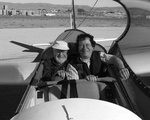
#> input picture 5_FeatureDetection_Matching/Original.jpg, 150 x 120 px, shrunk from 300 x 240 before the run
$ python TemplateMatching.py
#> lines starting #> are read from the running program, lines starting #| are printed output that depends on the picture; pictures that were not available may be replaced by others from this repository, and a replacement may not be noted
import cv2
#Dùng để tìm vị trí của hình ảnh này trong 1 hình ảnh khác
if __name__ == "__main__":
    img = cv2.imread("Original.jpg")
#> img is the input picture: shape (120, 150, 3); min 0, max 255, mean 118.1
    imray = cv2.cvtColor(img, cv2.COLOR_BGR2GRAY) #Ảnh gốc
    temp = cv2.imread("TemplateMatching.jpg", 0) #Ảnh cần tìm vị trí trong hình ảnh gốc ở trên
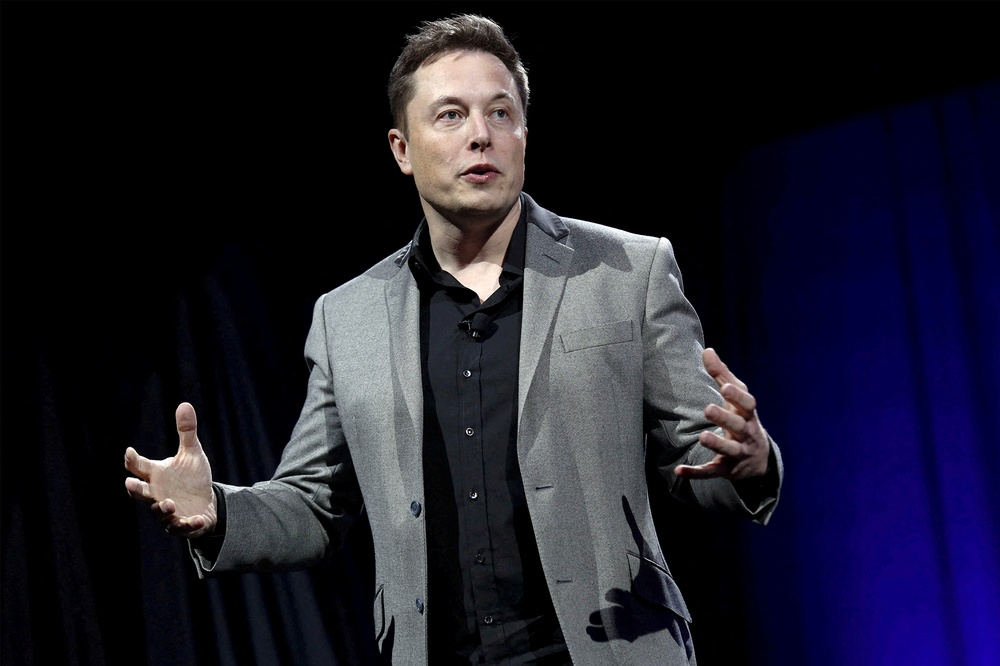
#> input picture 5_FeatureDetection_Matching/Elon1.jpg, 1000 x 666 px, shrunk from 2000 x 1333 before the run, given in place of TemplateMatching.jpg, which was not available
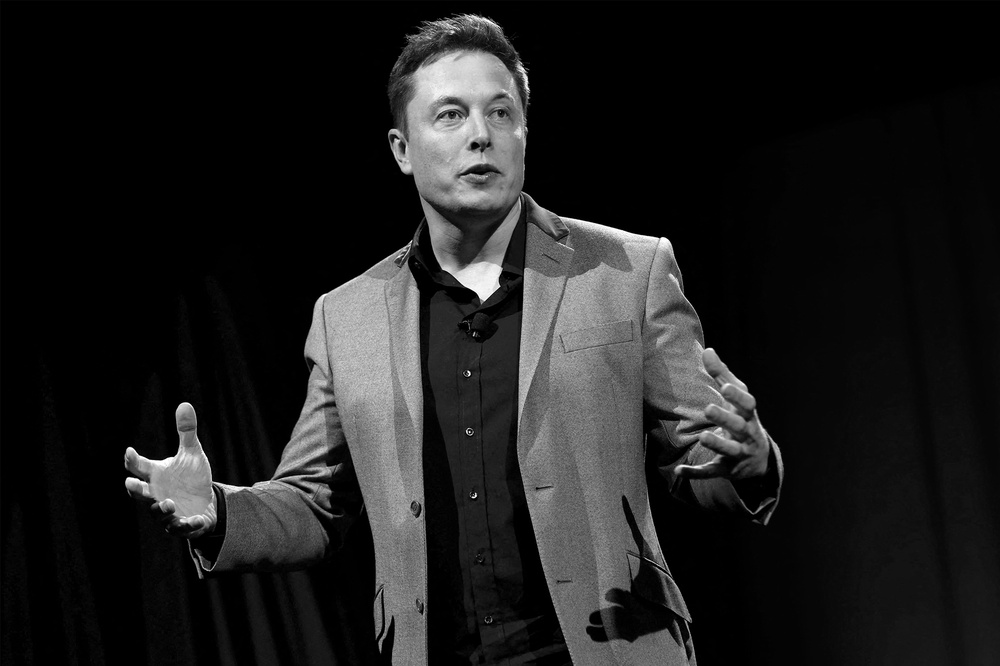
#> temp: shape (666, 1000); min 0, max 255, mean 30
    h, w = temp.shape
#> h = 666; w = 1000
    res = cv2.matchTemplate(imray, temp, cv2.TM_CCOEFF_NORMED) #Tính toán mức độ tương đồng của các pixels trong cả 2 ảnh
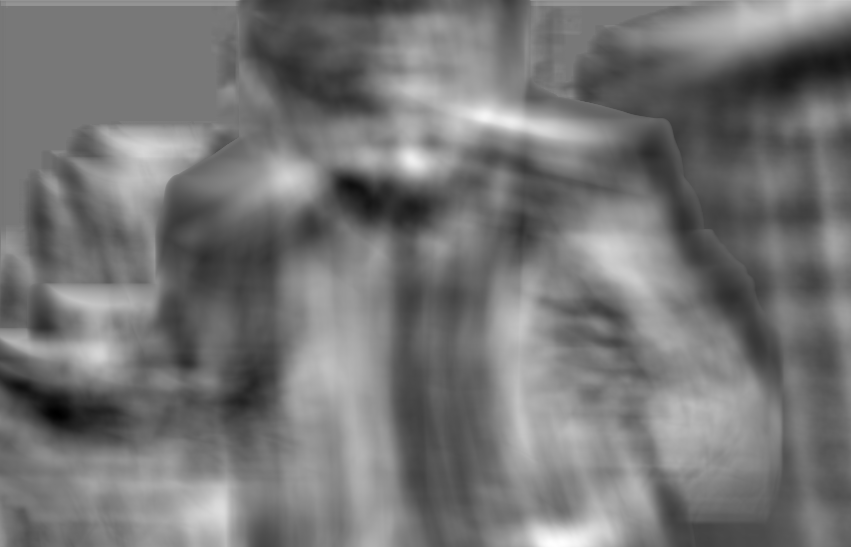
#> res: shape (547, 851) float32; min -0.378, max 0.42, mean -0.0096; drawn with min black and max white
    minval, maxval, minloc, maxloc = cv2.minMaxLoc(res, None) #Trả về pixel có độ tương đồng lớn nhất và vị trí của nó
#> minval = -0.378; maxval = 0.42; minloc = (57, 413); maxloc = (552, 544)
    matchLoc = maxloc
#> matchLoc = (552, 544)
    cv2.rectangle(img, matchLoc, (matchLoc[0] + w, matchLoc[1] + h), (0, 255, 0), 2) #Vẽ hình chữ nhật sau khi tìm được vị trí
    cv2.imshow("Template Matching", img)
    cv2.waitKey(0)
    cv2.destroyAllWindows()
